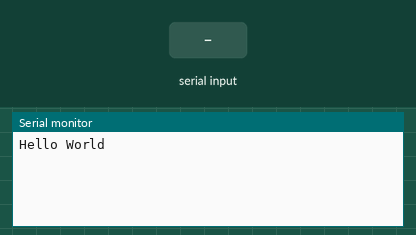
A sketch run on a simulated Arduino Uno, built with avr-gcc and run on an emulated ATmega328P. Shown: the last lines printed to the serial monitor. The test bench sets the inputs (shaded band).

Above: at 1.2 s.
1.3 s: "1\n" received over the second serial link
At 1.9 s:
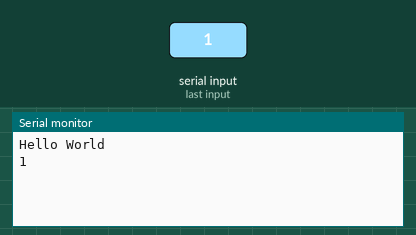
2.8 s: "0\n" received over the second serial link
At 4.3 s:
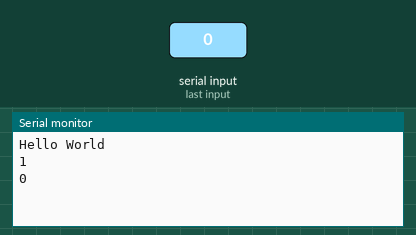

Measured:
- after the input at 1.3 s, the serial monitor: prints a new line at once (image 1)
- after the input at 2.8 s, the serial monitor: prints a new line at once (image 2)

The sketch:

sketch_oct16b.ino
```cpp
#include <SoftwareSerial.h>
String inputString = ""; // a string to hold incoming data
SoftwareSerial mySerial(10, 11); // SoftwareSerial(rxPin, txPin)
void setup()
{
  // Open serial communications and wait for port to open:
  Serial.begin(4800);
  Serial.println("Hello World");
  // set the data rate for the SoftwareSerialport
  mySerial.begin(4800); // recommentlow speed
  mySerial.println("Software Serial->Hello, world?");
//  attachInterrupt(interrupt, ISR, mode) interrupt-> 1(pin3)
  //attachInterrupt(1, SoftwareSerialEvent, FALLING);
}


void loop()
{
  serialEvent1();
  SoftwareSerialEvent();
}

void serialEvent1()
{
  while (Serial.available()) // recheck serial is available
  {
    char inChar = (char)Serial.read(); // get the new byte:
//
    inputString += inChar; // add it to the inputString:
    if (inChar == '\r') // check received 'enter' (0x0D)
    {

      mySerial.print("TX from Software serial -> ");
      mySerial.println(inputString);
      inputString = "";
    }
  }
}
void SoftwareSerialEvent()
{
  if (mySerial.available()) // test this condition by connecting pin rxsoftware with pin'0'(Rx)
  {
    Serial.print((char)mySerial.read());
  }
}
```
